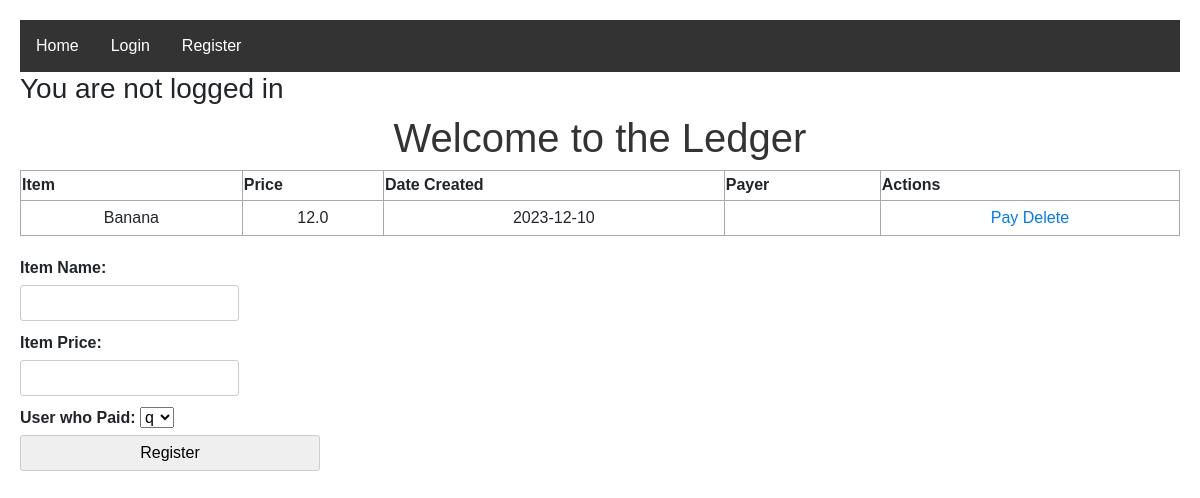
The app's page /ledger, older data.
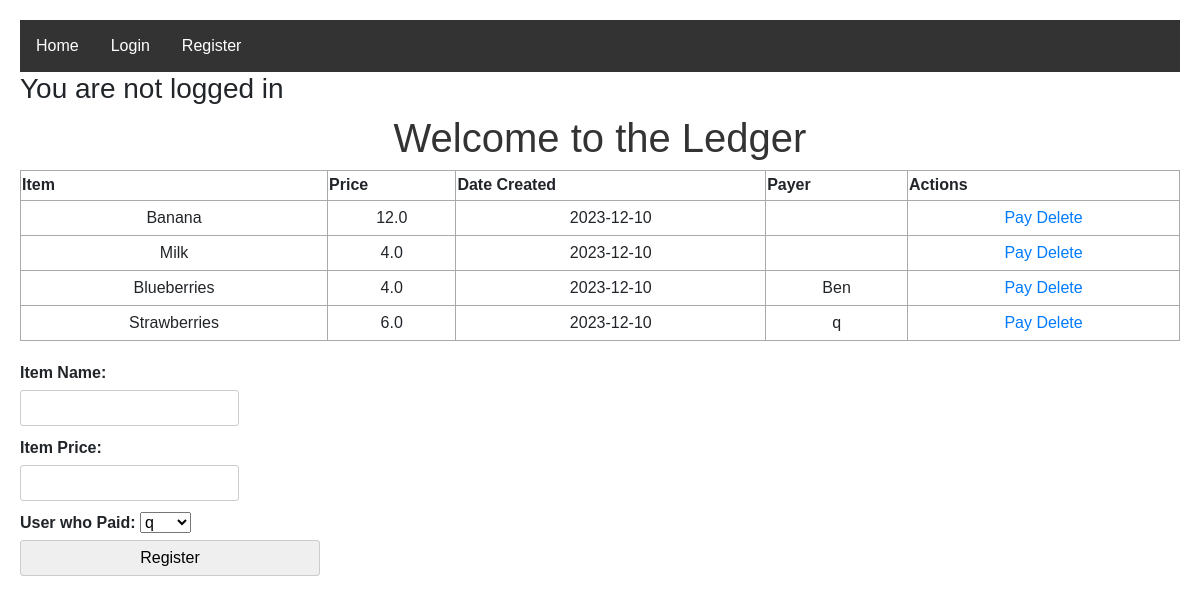
The same page, newer data.
### app.py (models this page shows, shortened)
class Items(db.Model):
    __tablename__ = 'items'
    id = db.Column(db.Integer, primary_key=True)
    itemName = db.Column(db.String(200), nullable=False)
    itemPrice = db.Column(db.Float, nullable=False)
    payerID = db.Column(db.Integer, db.ForeignKey('users.id'))
    date_created = db.Column(db.DateTime, default=datetime.utcnow)

class Users(UserMixin, db.Model):
    __tablename__ = 'users'
    id = db.Column(db.Integer, primary_key=True)
    username = db.Column(db.String(250), unique=True, nullable=False)
    password = db.Column(db.String(250), nullable=False)
    balance = db.Column(db.Float, nullable=False)
    date_created = db.Column(db.DateTime, default=datetime.utcnow)

### app.py (the view)
@app.route('/ledger', methods=['POST', 'GET'])
def ledger():
    users = Users.query.order_by(Users.date_created).all()
    items = Items.query.order_by(Items.date_created).all()
    return render_template('ledger.html', users=users, items=items)

### templates/ledger.html (shortened to what this page needs)
{% extends 'base.html' %}
{% block body %}
    <h1>Welcome to the Ledger</h1>
    <div>
        <table>
            <tr>
                <th>Item</th>
                <th>Price</th>
                <th>Date Created</th>
                <th>Payer</th>
                <th>Actions</th>
            </tr>
            {% for item in items %}
                <tr>
                    <td>{{ item.itemName }}</td>
                    <td>{{ item.itemPrice }}</td>
                    <td>{{ item.date_created.date() }}</td>
                    <td>
                        {% for user in users %}
                            {% if user.id == item.payerID %}
                                {{ user.username }}
                            {% endif %}
                        {% endfor %}
                    </td>
                    <td>
                        <a href="/pay/{{ item.id }}">Pay</a>
                        <a href="/delete/{{ item.id }}">Delete</a>
                    </td>
                </tr>
            {% endfor %}
        </table>
    </div>
    <form action="/addItem" method='POST'>
    <div class="itemName">
        <label for="itemName">Item Name:</label>
        <input type="text" name="itemName" id="itemName"/>
    </div>
    <div class="itemPrice">
        <label for="itemPrice">Item Price:</label>
        <input type="number" name="itemPrice" id="itemPrice"/>
    </div>
    <div class="payerID">
  <label for="payerID">User who Paid:</label>
  <select id="payerID" name="payerID">
      {% for user in users %}
          <option value="{{ user.id }}">{{ user.username }}</option>
      {% endfor %}
  </select>
    </div>
    <input type="submit" value="Register">
</form>
{% endblock %}

### templates/base.html (shortened to what this page needs)
<!DOCTYPE html>
<html lang="en">
  <head>
    <link rel="stylesheet" href="https://cdn.jsdelivr.net/npm/bootstrap@4.3.1/dist/css/bootstrap.min.css">
    <link rel="stylesheet" href="{{ url_for('static', filename='css/main.css') }}">
  </head>
  <body>
  {% if current_user.is_authenticated %}
    <nav>
      <a href="{{ url_for('index') }}">Home</a>
      <a href="{{ url_for('account') }}">Account</a>
      <a href="{{ url_for('ledger') }}">Ledger</a>
      <a href="/logout">Logout</a>
    </nav>
    <h3>You are logged in as "{{ current_user.username }}"</h3>
  {% else %}
    <nav>
      <a href="{{ url_for('index') }}">Home</a>
      <a href="{{ url_for('login') }}">Login</a>
      <a href="{{ url_for('register') }}">Register</a>
    </nav>
    <h3>You are not logged in</h3>
  {% endif %}
  {% block body %}{% endblock %}
  </body>
</html>

### static/css/main.css (style rules this page uses)
body { font-family: Arial, sans-serif; padding: 20px; }
h1 { color: #333; text-align: center; }
form { margin: 20px 0; display: flex; flex-direction: column; max-width: 300px; }
nav { background-color: #333; overflow: hidden; }
nav a { float: left; display: block; color: white; text-align: center; padding: 14px 16px; text-decoration: none; }
table, td, th { border: 1px solid #aaa; }
table { border-collapse: collapse; width: 100%; }
th { height: 30px; }
td { text-align: center; padding: 5px; }
label { margin-bottom: 5px; font-weight: bold; }
input { padding: 5px; margin-bottom: 10px; border: 1px solid #ccc; border-radius: 3px; }

Row changes from the older to the newer data that the page shows:
added Items: itemName "Milk", itemPrice "4.0", date_created "2023-12-10"
added Items: itemName "Blueberries", itemPrice "4.0", date_created "2023-12-10"
added Users: username "Ben", shown under "Blueberries"
added Items: itemName "Strawberries", itemPrice "6.0", date_created "2023-12-10"
now on this page (row unchanged): Users: username "q", shown under "Strawberries"
